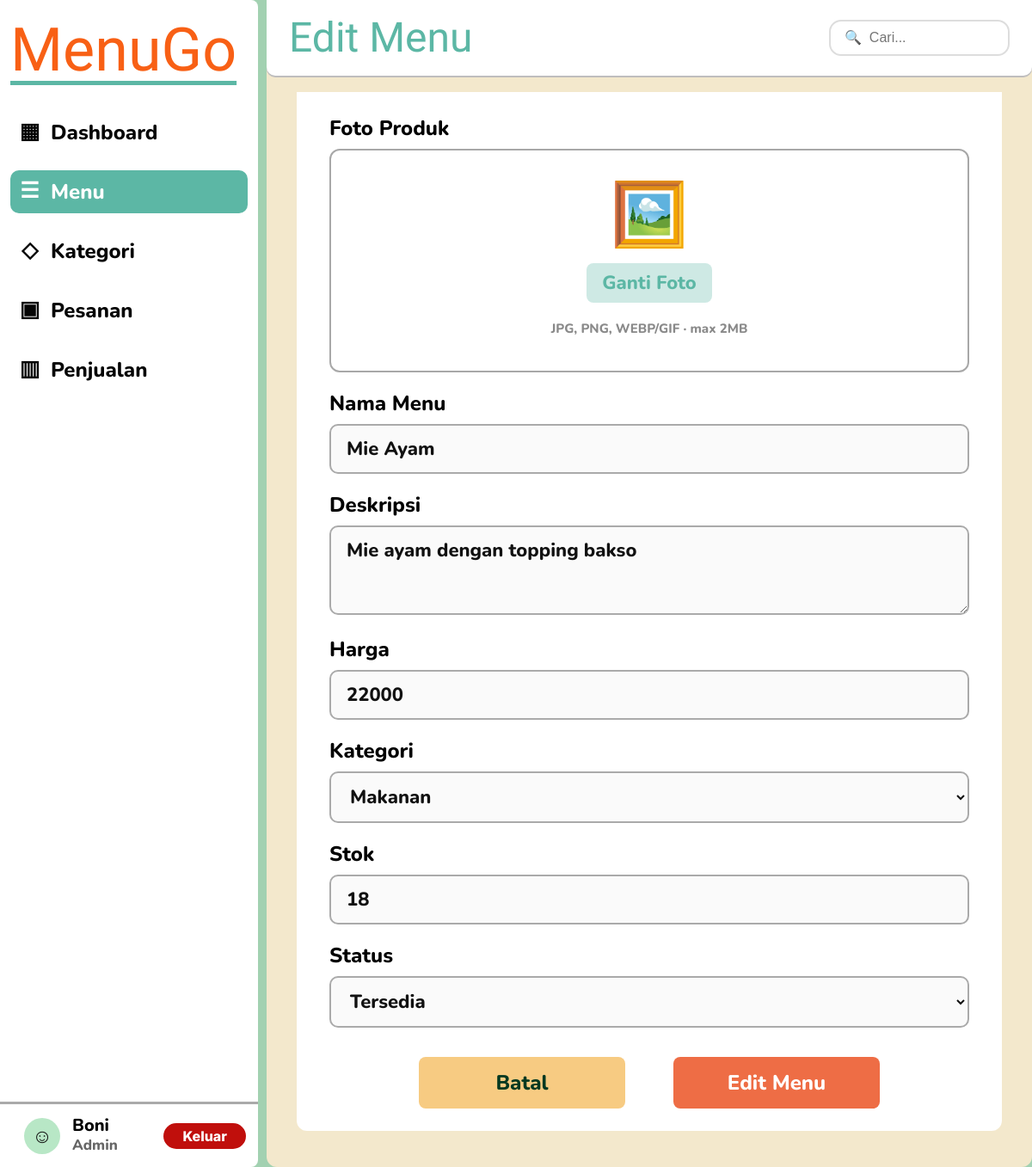
Screenshot of /edit_menu.php?id=2 (signed in) with the database file from the repository.
### tables this page shows
CREATE TABLE menu (
  id_menu INT AUTO_INCREMENT PRIMARY KEY,
  id_kategori INT NOT NULL,
  nama_menu VARCHAR(150) NOT NULL,
  deskripsi TEXT,
  harga INT NOT NULL,
  stok INT NOT NULL DEFAULT 0,
  foto VARCHAR(255) DEFAULT NULL,
  status ENUM('Tersedia','Habis') DEFAULT 'Tersedia',
  FOREIGN KEY (id_kategori) REFERENCES kategori(id_kategori) ON DELETE RESTRICT ON UPDATE CASCADE
);

### edit_menu.php (the view, shortened to what this page needs)
<?php
require 'config.php';
require 'layout.php';
$id = (int)($_GET['id'] ?? 0);
$r = mysqli_query($conn, "SELECT * FROM menu WHERE id_menu=$id");
$m = mysqli_fetch_assoc($r);
$fotoLama = trim($m['foto'] ?? '');
?>
<form class="formbox" method="post" enctype="multipart/form-data">
  <div class="formgroup">
    <label>Foto Produk</label>
    <label class="photo-box upload-box" for="foto">
      <?php if ($fotoLama) { ?>
        <img class="photo-preview" src="<?= htmlspecialchars($fotoLama) ?>" alt="Foto menu">
        <span class="btn btn-green btn-small">Ganti Foto</span>
        <small>JPG, PNG, WEBP/GIF · max 2MB</small>
      <?php } else { ?>
        <span class="upload-icon">🖼️</span>
        <span class="btn btn-green btn-small">Ganti Foto</span>
        <small>JPG, PNG, WEBP/GIF · max 2MB</small>
      <?php } ?>
    </label>
  </div>
  <div class="formgroup">
    <label>Nama Menu</label>
    <input
      class="input"
      name="nama_menu"
      value="<?= htmlspecialchars($m['nama_menu']) ?>"
      required
    >
  </div>
  <div class="formgroup">
    <label>Deskripsi</label>
    <textarea name="deskripsi"><?= htmlspecialchars($m['deskripsi']) ?></textarea>
  </div>
  <div class="formgroup">
    <label>Harga</label>
    <input
      class="input"
      name="harga"
      type="number"
      value="<?= $m['harga'] ?>"
      required
    >
  </div>
  <div class="formgroup">
    <label>Kategori</label>
    <select name="id_kategori">
      <?php
      $k = mysqli_query($conn, "SELECT * FROM kategori");
      while ($row = mysqli_fetch_assoc($k)) {
        $sel = $row['id_kategori'] == $m['id_kategori'] ? 'selected' : '';
        echo "<option $sel value='{$row['id_kategori']}'>{$row['nama_kategori']}</option>";
      }
      ?>
    </select>
  </div>
  <div class="formgroup">
    <label>Stok</label>
    <input
      class="input"
      name="stok"
      type="number"
      value="<?= $m['stok'] ?>"
      required
    >
  </div>
  <div class="formgroup">
    <label>Status</label>
    <select name="status">
      <option <?= $m['status'] == 'Tersedia' ? 'selected' : '' ?>>
        Tersedia
      </option>
    </select>
  </div>
  <div class="actions">
    <a class="btn" href="menu.php">Batal</a>
    <button class="btn btn-primary" type="submit">Edit Menu</button>
  </div>
</form>

### layout.php (style rules this page uses)
:root { --bg:#A2D1B1;--cream:#F3E8CC;--brand:#F86015;--mint:#5CB7A5;--green:#023820;--darkgreen:#19532B;--red:#EE3F24;--orange:#EEAB43;--blue:#3778EB;--text:#0e0e0e;--muted:#8A8A8A; }
* { box-sizing:border-box;margin:0;padding:0 }
body { font-family:Inter,Arial,sans-serif;background:var(--bg);color:var(--green);min-height:100vh;overflow-x:hidden }
.btn { display:inline-block;border:0;border-radius:8px;padding:9px 16px;text-decoration:none;color:var(--green);background:#F7CB82;font-family:Nunito,Inter,sans-serif;font-weight:800;cursor:pointer }
.btn-primary { background:#EE6D45;color:#fff }
.btn-green { background:rgba(92,183,165,.35);color:#5CB7A5 }
.btn-small { padding:6px 12px;font-size:13px }
.formbox { background:#fff;border-radius:0 0 12px 12px;padding:26px 38px;max-width:820px;margin:0 auto }
.formgroup { margin-bottom:20px }
.formgroup label { display:block;font-family:Nunito,Inter,sans-serif;font-size:24px;font-weight:800;color:#000;margin-bottom:8px }
.input,select,textarea { width:100%;border:2px solid #aaa;border-radius:10px;padding:12px 18px;font-size:22px;font-family:Nunito,Inter,sans-serif;font-weight:800;background:#fafafa;color:#111 }
textarea { height:104px;resize:vertical }
.actions { display:flex;gap:56px;justify-content:center;margin-top:34px }
.actions .btn { font-size:24px;min-width:240px;text-align:center;padding:14px 22px }
.photo-box { border:2px solid #aaa;border-radius:12px;height:236px;display:flex;align-items:center;justify-content:center;flex-direction:column;color:#5ebba8;font-weight:800;font-size:68px;background:#fafafa;overflow:hidden }
.photo-box .btn { font-size:20px;margin-top:8px }
.upload-box { cursor:pointer }
.upload-box small { font-size:14px;color:#888;margin-top:8px;font-family:Nunito,Inter,sans-serif }
.upload-icon { line-height:1 }

### edit_menu.php (style rules this page uses)
.photo-box.upload-box { width: 100%; height: 260px; border: 2px solid #A8A8A8; border-radius: 12px; background: #fff; cursor: pointer; display: flex; flex-direction: column; align-items: center; justify-content: center; gap: 12px; text-align: center; overflow: hidden; }
.upload-icon { font-size: 72px; line-height: 1; color: #5CB7A5; }
.photo-box .btn-green { background: rgba(92, 183, 165, 0.30); color: #5CB7A5; border-radius: 8px; padding: 8px 18px; font-size: 22px; font-weight: 800; }
.photo-box small { display: block; font-size: 15px; font-weight: 800; color: #8A8A8A; }

### rows the page displays
menu: nama_menu "Mie Ayam", deskripsi "Mie ayam dengan topping bakso", harga "22000", stok "18", status "Tersedia"

### other values shown
$it[3] "▦"
$it[2] "Dashboard"
$it[3] "☰"
$it[2] "Menu"
$it[3] "◇"
$it[2] "Kategori"
$it[3] "▣"
$it[2] "Pesanan"
$it[3] "▥"
$it[2] "Penjualan"
$nama "Boni"
$title "Edit Menu"
form field id_kategori "Makanan"
